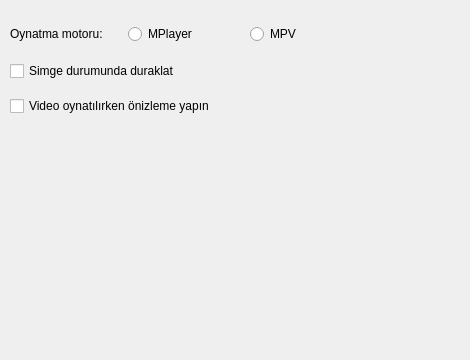
<?xml version="1.0" encoding="UTF-8"?>
<ui version="4.0">
 <class>PrefGeneral</class>
 <widget class="QWidget" name="PrefGeneral">
  <property name="geometry">
   <rect>
    <x>0</x>
    <y>0</y>
    <width>470</width>
    <height>360</height>
   </rect>
  </property>
  <property name="windowTitle">
   <string/>
  </property>
  <widget class="QCheckBox" name="pause_if_hidden_check">
   <property name="geometry">
    <rect>
     <x>10</x>
     <y>60</y>
     <width>448</width>
     <height>22</height>
    </rect>
   </property>
   <property name="text">
    <string>Simge durumunda duraklat</string>
   </property>
  </widget>
  <widget class="QRadioButton" name="mplayer_radioButton">
   <property name="geometry">
    <rect>
     <x>128</x>
     <y>23</y>
     <width>117</width>
     <height>22</height>
    </rect>
   </property>
   <property name="text">
    <string>MPlayer</string>
   </property>
  </widget>
  <widget class="QRadioButton" name="mpv_radioButton">
   <property name="geometry">
    <rect>
     <x>250</x>
     <y>23</y>
     <width>117</width>
     <height>22</height>
    </rect>
   </property>
   <property name="text">
    <string>MPV</string>
   </property>
  </widget>
  <widget class="QLabel" name="label">
   <property name="geometry">
    <rect>
     <x>10</x>
     <y>20</y>
     <width>121</width>
     <height>27</height>
    </rect>
   </property>
   <property name="text">
    <string>Oynatma motoru:</string>
   </property>
   <property name="buddy">
    <cstring>cache_files_spin</cstring>
   </property>
  </widget>
  <widget class="QCheckBox" name="preview_if_play_check">
   <property name="geometry">
    <rect>
     <x>10</x>
     <y>95</y>
     <width>448</width>
     <height>22</height>
    </rect>
   </property>
   <property name="text">
    <string>Video oynatılırken önizleme yapın</string>
   </property>
  </widget>
 </widget>
 <resources/>
 <connections/>
</ui>
